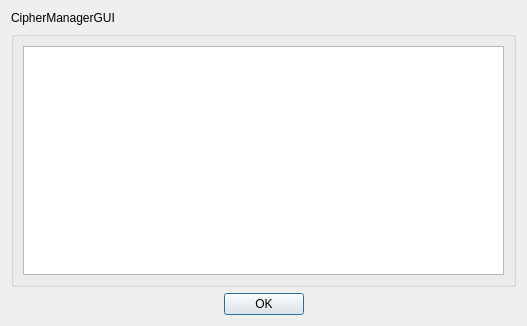
<?xml version="1.0" encoding="UTF-8"?>
<ui version="4.0">
 <class>about_dialog</class>
 <widget class="QDialog" name="about_dialog">
  <property name="geometry">
   <rect>
    <x>0</x>
    <y>0</y>
    <width>527</width>
    <height>326</height>
   </rect>
  </property>
  <property name="windowTitle">
   <string>关于 CipherManagerGUI</string>
  </property>
  <layout class="QGridLayout" name="grid_layout">
   <item row="1" column="0" colspan="3">
    <widget class="QGroupBox" name="license_group_box">
     <property name="title">
      <string/>
     </property>
     <property name="alignment">
      <set>Qt::AlignCenter</set>
     </property>
     <layout class="QGridLayout" name="license_group_box_grid_layout">
      <item row="1" column="0">
       <widget class="QTextEdit" name="license_text_edit">
        <property name="readOnly">
         <bool>true</bool>
        </property>
       </widget>
      </item>
     </layout>
    </widget>
   </item>
   <item row="0" column="0">
    <widget class="QLabel" name="about_label">
     <property name="text">
      <string>CipherManagerGUI</string>
     </property>
    </widget>
   </item>
   <item row="4" column="0" colspan="3">
    <widget class="QDialogButtonBox" name="button_box">
     <property name="standardButtons">
      <set>QDialogButtonBox::Ok</set>
     </property>
     <property name="centerButtons">
      <bool>true</bool>
     </property>
    </widget>
   </item>
  </layout>
 </widget>
 <resources/>
 <connections>
  <connection>
   <sender>button_box</sender>
   <signal>accepted()</signal>
   <receiver>about_dialog</receiver>
   <slot>accept()</slot>
   <hints>
    <hint type="sourcelabel">
     <x>213</x>
     <y>305</y>
    </hint>
    <hint type="destinationlabel">
     <x>215</x>
     <y>162</y>
    </hint>
   </hints>
  </connection>
 </connections>
</ui>
